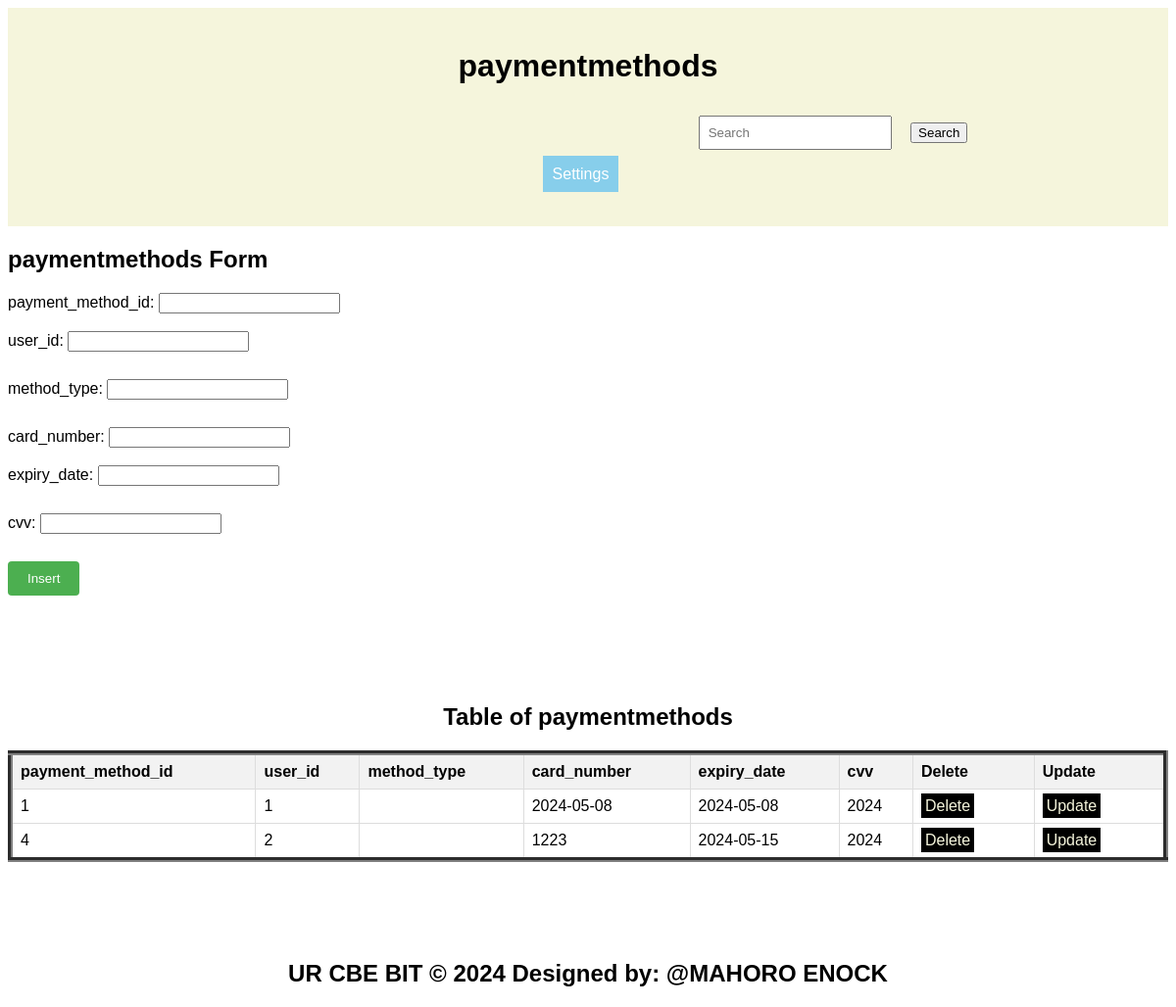
Screenshot of /paymentmethods.php with the database file from the repository.
### tables this page shows
CREATE TABLE `paymentmethods` (
  `payment_method_id` int(11) NOT NULL,
  `user_id` int(11) DEFAULT NULL,
  `method_type` enum('credit_card','paypal','bank_transfer') NOT NULL,
  `card_number` varchar(20) DEFAULT NULL,
  `expiry_date` date DEFAULT NULL,
  `cvv` varchar(4) DEFAULT NULL
);

### paymentmethods.php (the view, shortened to what this page needs)
<!DOCTYPE html>
<html lang="en">
<head>
  <link rel="stylesheet" type="text/css" href="style.css" title="style 1" media="screen, tv, projection, handheld, print"/>
  </head>
  <header>
<body style="background-image: url('./image/carpool.jpg'); background-repeat: no-repeat; background-size: cover;">
  <header>
    <h1>paymentmethods</h1>
  </header>
  <form class="d-flex" role="search" action="search.php">
      <input class="form-control me-2" type="search" placeholder="Search" aria-label="Search" name="query">
      <button class="btn btn-outline-success" type="submit">Search</button>
    </form>
  <ul style="list-style-type: none; padding: 0;">
    <li style="display: inline; margin-right: 10px;">
    <li class="dropdown" style="display: inline; margin-right: 10px;">
      <a href="#" style="padding: 10px; color: white; background-color: skyblue; text-decoration: none; margin-right: 15px;">Settings</a>
    </li><br><br>
  </ul>
  </header>
  <section>
    <h1>paymentmethods Form</h1>
    <form method="post">
      <label for="payment_method_id">payment_method_id:</labinstructor_idel>
      <input type="number" payment_method_id="payment_method_id" name="payment_method_id"><br><br>
      <label for="user_id">user_id:</label>
      <input type="text" id="user_id" name="user_id" required><br><br>
      <label for="method_type">method_type:</label>
      <input type="text" id="method_type" name="method_type" required><br><br>
      <label for="card_number">card_number:</label>
      <input type="number" id="card_number" name="card_number" required><br><br>
      <label for="expiry_date">expiry_date:</label>
      <input type="text" id="expiry_date" name="expiry_date" required><br><br>
      <label for="cvv">cvv:</label>
      <input type="text" id="cvv" name="cvv" required><br><br>
      <input type="submit" name="add" value="Insert">
    </form>
    <?php
    include('database_connection.php');
    $sql = "SELECT * FROM paymentmethods";
    $result = $connection->query($sql);
    ?>
    <center><h2>Table of paymentmethods</h2></center>
    <table border="5">
      <tr>
        <th>payment_method_id</th>
        <th>user_id</th>
        <th>method_type</th>
        <th>card_number</th>
        <th>expiry_date</th>
        <th>cvv</th>
        <th>Delete</th>
        <th>Update</th>
      </tr>
      <?php
      if ($result->num_rows > 0) {
          while ($row = $result->fetch_assoc()) {
              $payment_method_id = $row['payment_method_id'];
              echo "<tr>
                  <td>" . $row['payment_method_id'] . "</td>
                  <td>" . $row['user_id'] . "</td>
                  <td>" . $row['method_type'] . "</td>
                  <td>" . $row['card_number'] . "</td>
                  <td>" . $row['expiry_date'] . "</td>
                  <td>" . $row['cvv'] . "</td>
                  <td><a style='padding:4px' href='delete_paymentmethods.php?payment_method_id=$payment_method_id'>Delete</a></td>
                  <td><a style='padding:4px' href='update_paymentmethods.php?payment_method_id=$payment_method_id'>Update</a></td>
              </tr>";
          }
      } else {
          echo "<tr><td colspan='7'>No data found</td></tr>";
      }
      ?>
    </table>
  </section>
  <footer>
    <center>
      <b><h2>UR CBE BIT &copy; 2024 Designed by: @MAHORO ENOCK</h2></b>
    </center>
  </footer>
</body>
</html>

### style.css (style rules this page uses)
body { font-family: Arial, sans-serif; }
center { margin-top: 100px; }
input[type="text"], input[type="password"], input[type="submit"] { margin-bottom: 10px; }
input[type="submit"] { background-color: #4CAF50; color: white; padding: 10px 20px; border: none; border-radius: 4px; cursor: pointer; }

### paymentmethods.php (style rules this page uses)
a { padding: 10px; color: white; background-color:black; text-decoration: none; margin-right: 15px; }
a:link { color: beige; }
button.btn { margin-left: 15px; margin-top: 4px; }
input.form-control { margin-left: 500px; padding: 8px; }
table { width: 100%; border-collapse: collapse; }
th, td { border: 1px solid #ddd; padding: 8px; text-align: left; }
th { background-color: #f2f2f2; }
header { background-color: beige; padding: 10px; text-align: center; }
.dropdown { position: relative; display: inline; margin-right: 10px; }

### rows the page displays
paymentmethods: payment_method_id "1", user "1", card_number "2024-05-08", expiry_date "2024-05-08", cvv "2024"
paymentmethods: payment_method_id "4", user "2", card_number "1223", expiry_date "2024-05-15", cvv "2024"
